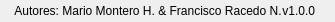
              <widget class="QFrame" name="bottomBar">
               <property name="minimumSize">
                <size>
                 <width>0</width>
                 <height>22</height>
                </size>
               </property>
               <property name="maximumSize">
                <size>
                 <width>16777215</width>
                 <height>22</height>
                </size>
               </property>
               <property name="frameShape">
                <enum>QFrame::NoFrame</enum>
               </property>
               <property name="frameShadow">
                <enum>QFrame::Raised</enum>
               </property>
               <layout class="QHBoxLayout" name="horizontalLayout_5">
                <property name="spacing">
                 <number>0</number>
                </property>
                <property name="leftMargin">
                 <number>0</number>
                </property>
                <property name="topMargin">
                 <number>0</number>
                </property>
                <property name="rightMargin">
                 <number>0</number>
                </property>
                <property name="bottomMargin">
                 <number>0</number>
                </property>
                <item>
                 <widget class="QLabel" name="label_7">
                  <property name="sizePolicy">
                   <sizepolicy hsizetype="Minimum" vsizetype="Minimum">
                    <horstretch>0</horstretch>
                    <verstretch>0</verstretch>
                   </sizepolicy>
                  </property>
                  <property name="minimumSize">
                   <size>
                    <width>0</width>
                    <height>0</height>
                   </size>
                  </property>
                  <property name="maximumSize">
                   <size>
                    <width>61</width>
                    <height>15</height>
                   </size>
                  </property>
                  <property name="baseSize">
                   <size>
                    <width>61</width>
                    <height>15</height>
                   </size>
                  </property>
                  <property name="autoFillBackground">
                   <bool>false</bool>
                  </property>
                  <property name="text">
                   <string/>
                  </property>
                  <property name="pixmap">
                   <pixmap>../../../.designer/backup/images/images/geoel.png</pixmap>
                  </property>
                  <property name="scaledContents">
                   <bool>true</bool>
                  </property>
                  <property name="alignment">
                   <set>Qt::AlignCenter</set>
                  </property>
                  <property name="openExternalLinks">
                   <bool>false</bool>
                  </property>
                 </widget>
                </item>
                <item>
                 <widget class="QLabel" name="label_8">
                  <property name="sizePolicy">
                   <sizepolicy hsizetype="Minimum" vsizetype="Minimum">
                    <horstretch>0</horstretch>
                    <verstretch>0</verstretch>
                   </sizepolicy>
                  </property>
                  <property name="minimumSize">
                   <size>
                    <width>0</width>
                    <height>0</height>
                   </size>
                  </property>
                  <property name="maximumSize">
                   <size>
                    <width>58</width>
                    <height>21</height>
                   </size>
                  </property>
                  <property name="baseSize">
                   <size>
                    <width>61</width>
                    <height>15</height>
                   </size>
                  </property>
                  <property name="autoFillBackground">
                   <bool>false</bool>
                  </property>
                  <property name="text">
                   <string/>
                  </property>
                  <property name="pixmap">
                   <pixmap>../../../.designer/backup/images/images/acreditacion logo 2019.png</pixmap>
                  </property>
                  <property name="scaledContents">
                   <bool>true</bool>
                  </property>
                  <property name="alignment">
                   <set>Qt::AlignCenter</set>
                  </property>
                  <property name="openExternalLinks">
                   <bool>false</bool>
                  </property>
                 </widget>
                </item>
                <item>
                 <widget class="QLabel" name="label_5">
                  <property name="minimumSize">
                   <size>
                    <width>0</width>
                    <height>0</height>
                   </size>
                  </property>
                  <property name="maximumSize">
                   <size>
                    <width>351</width>
                    <height>17</height>
                   </size>
                  </property>
                  <property name="baseSize">
                   <size>
                    <width>351</width>
                    <height>17</height>
                   </size>
                  </property>
                  <property name="text">
                   <string>Autores: Mario Montero H. &amp; Francisco Racedo N.</string>
                  </property>
                  <property name="alignment">
                   <set>Qt::AlignCenter</set>
                  </property>
                 </widget>
                </item>
                <item>
                 <widget class="QLabel" name="version">
                  <property name="text">
                   <string>v1.0.0</string>
                  </property>
                  <property name="alignment">
                   <set>Qt::AlignRight|Qt::AlignTrailing|Qt::AlignVCenter</set>
                  </property>
                 </widget>
                </item>
                <item>
                 <widget class="QFrame" name="frame_size_grip">
                  <property name="minimumSize">
                   <size>
                    <width>20</width>
                    <height>0</height>
                   </size>
                  </property>
                  <property name="maximumSize">
                   <size>
                    <width>20</width>
                    <height>16777215</height>
                   </size>
                  </property>
                  <property name="frameShape">
                   <enum>QFrame::NoFrame</enum>
                  </property>
                  <property name="frameShadow">
                   <enum>QFrame::Raised</enum>
                  </property>
                 </widget>
                </item>
               </layout>
              </widget>
